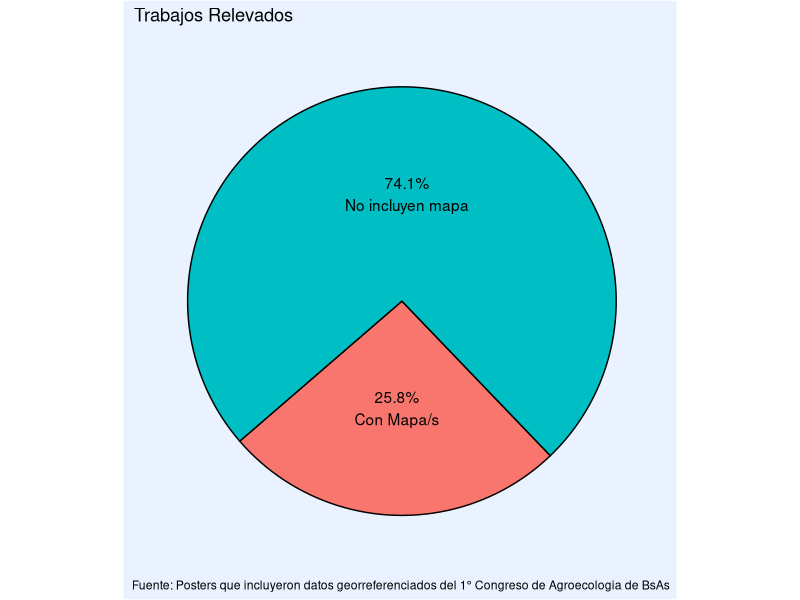
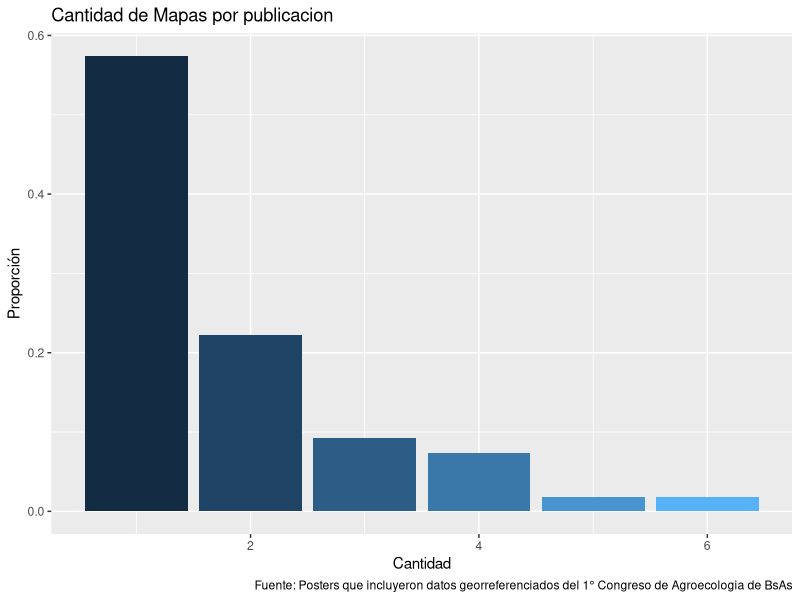
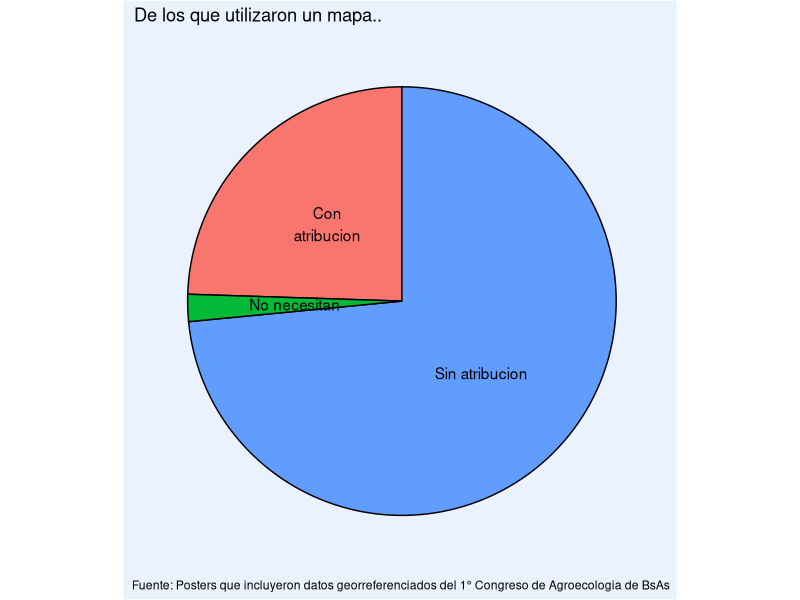
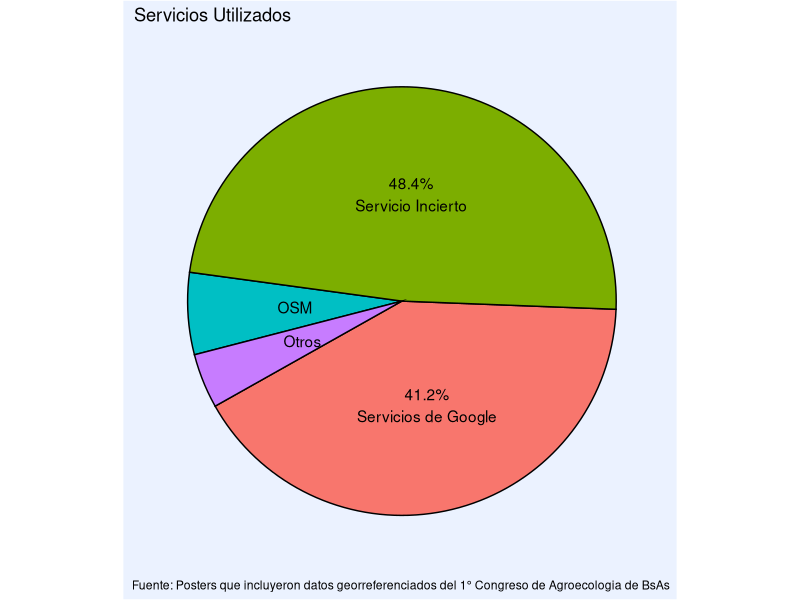

Recreate these plots in R, in order.
## ---- chunk 1
knitr::opts_chunk$set(echo = TRUE)
## ---- chunk 2
#Librerias:
library(tidyverse)
library(tibble)
library(dplyr)
library(stringr)

#Datos:
datos <- read.csv2("Analisis_Postersv4.csv", sep = "\t")
fuente <- "Fuente: Posters que incluyeron datos georreferenciados del 1° Congreso de Agroecologia de BsAs"
#Funciones 

#Funcion para pasar a frecuencia, los valores absolutos.
pasar_n_a_proporcion <- function(x){ #recibe $n | devuelve vector para colocar en $proporcion
  total <- sum(x)
  i <- 1
  for (variable in x) {
    x[i] <- x[i] / total
    i <- i +1
  }
  return(x)
}


## ---- chunk 3
#Cuantos Usaron Mapas
#Utilizo un grafico de torta, porque para mi,
#solo tiene utilidad cuando la diferencia es notoria.
cantidad_de_posters_relevados <- 209 
cantidad_de_trabajos_con_mapa <- length(datos$Posee.Mapa)
cantidad_de_trabajos_sin_mapa <- cantidad_de_posters_relevados - cantidad_de_trabajos_con_mapa

posters <- tibble(categoria = c("Con Mapa/s", "No incluyen mapa"),
                  n = c(cantidad_de_trabajos_con_mapa,
                        cantidad_de_trabajos_sin_mapa))

posters$proporcion <- pasar_n_a_proporcion(posters$n)

posters$categoria <- c("25.8%\nCon Mapa/s", "74.1%\nNo incluyen mapa")

ggplot(posters, aes(x = "", y = proporcion, fill = categoria))+
  geom_col(color = "black")+
  geom_text(aes(label = categoria), position = position_stack(vjust = 0.5))+
  coord_polar(theta = "y", start = 4)+
  labs(title  = "Trabajos Relevados", caption = fuente)+
  theme(axis.text = element_blank(),
        axis.ticks = element_blank(),
        axis.title = element_blank(),
        panel.grid = element_blank(),
        panel.background = element_rect(fill = "#ebf2ff"),
        plot.background = element_rect(fill = "#ebf2ff"),
        legend.position = "none")




## ---- chunk 4

#54 publicaciones con mapas

cantidad_de_mapas <- tibble(mapas = datos$Posee.Mapa) %>%  count(mapas)
cantidad_de_mapas$Cantidad <- c(1,2,3,4,5,6)

cantidad_de_mapas$Proporción <- pasar_n_a_proporcion(cantidad_de_mapas$n)

ggplot(cantidad_de_mapas, aes(x= Cantidad, y = Proporción, fill = Cantidad ))+
  geom_bar(stat = "identity")+
  labs(title = "Cantidad de Mapas por publicacion", caption = fuente)+
  theme(legend.position = "none")



## ---- chunk 5
#<!--   tienen atribución -->
#voy a considerar todos los mapas utilizados
con_atribucion <- tibble( tipo = datos$El.mapa.tiene.atribucion) %>%
  mutate(tipo = tolower(tipo),
         match = str_c("si", collapse = '|'),
         key_word = str_extract_all(tipo, match)) %>%
  select(-match)

con_atribucion <-  unlist(con_atribucion$key_word, use.names = FALSE) %>% length()
#21 si

#view(datos)

sin_atribucion <- tibble( tipo = datos$El.mapa.tiene.atribucion) %>%
  mutate(tipo = tolower(tipo),
         match = str_c("no", collapse = '|'),
         key_word = str_extract_all(tipo, match)) %>%
  select(-match)

sin_atribucion <- unlist(sin_atribucion$key_word, use.names = FALSE) %>% length()
#68 no

#no necesitan porque uno es un croquis elaborado, y el otro tambien
#es un croquis, pero armado entre varios personas.
no_necesitan <- 2


atribucion <- tibble(categoria = c("Con\natribucion",
                                  "Sin atribucion",
                                  "No necesitan"),
                n = c(con_atribucion, sin_atribucion, no_necesitan ))


atribucion$proporcion <- pasar_n_a_proporcion(atribucion$n)
# > atribucion$proporcion
# [1] 0.24489796 0.73469388 0.02040816


ggplot(atribucion, aes(x = "", y = proporcion, fill = categoria))+
  geom_col(color = "black")+
  geom_text(aes(label = categoria), position = position_stack(vjust = 0.5))+
  coord_polar(theta = "y", start = 0)+
  labs(title  = "De los que utilizaron un mapa..", caption = fuente)+
  theme(axis.text = element_blank(),
        axis.ticks = element_blank(),
        axis.title = element_blank(),
        panel.grid = element_blank(),
        panel.background = element_rect(fill = "#ebf2ff"),
        plot.background = element_rect(fill = "#ebf2ff"),
        legend.position = "none")


## ---- chunk 6
#<!--   de qué tipo cada uno, cuántos basados en OSM -->
#voy a considerar todos los mapas utilizados
nro_de_mapas_total <- tibble( tipo = datos$Posee.Mapa) %>%
  mutate(tipo = tolower(tipo),
         match = str_c("si", collapse = '|'),
         key_word = str_extract_all(tipo, match)) %>%
  select(-match)

nro_de_mapas_total <-  unlist(nro_de_mapas_total$key_word, use.names = FALSE) %>% length()
#97 mapas

#view(datos)

google <- tibble( tipo = datos$Servicio_empleado) %>%
  mutate(tipo = tolower(tipo),
         match = str_c("google", collapse = '|'),
         key_word = str_extract_all(tipo, match)) %>%
  select(-match)

osm <- tibble(tipo = datos$Servicio_empleado) %>% 
  mutate(tipo = tolower(tipo),
         match = str_c("osm", collapse = '|'),
         key_word = str_extract_all(tipo, match)) %>%
  select(-match)

servicio_incierto <- tibble(tipo = datos$Servicio_empleado) %>% 
  mutate(tipo = tolower(tipo),
         match = str_c("servicio_incierto", collapse = '|'),
         key_word = str_extract_all(tipo, match)) %>%
  select(-match)


google <-  unlist(google$key_word, use.names = FALSE) %>% length()
osm <-  unlist(osm$key_word, use.names = FALSE) %>% length()
servicio_incierto <- unlist(servicio_incierto$key_word, use.names = FALSE) %>% length()

otros <- nro_de_mapas_total - google - osm - servicio_incierto

servicios <- tibble(categoria = c("Servicios de Google",
                                  "OSM" ,
                                  "Servicio Incierto",
                                  "Otros"),
                n = c(google,osm,servicio_incierto,otros ))


servicios$proporcion <- pasar_n_a_proporcion(servicios$n)
#> servicios$proporcion
#[1] 0.41237113 0.06185567 0.48453608 0.04123711
servicios$categoria <-  c("41.2%\nServicios de Google",
                                  "OSM" ,
                                  "48.4%\nServicio Incierto",
                                  "Otros")


ggplot(servicios, aes(x = "", y = proporcion, fill = categoria))+
  geom_col(color = "black")+
  geom_text(aes(label = categoria), position = position_stack(vjust = 0.5))+
  coord_polar(theta = "y", start = 4.2)+
  labs(title  = "Servicios Utilizados", caption = fuente )+
  theme(axis.text = element_blank(),
        axis.ticks = element_blank(),
        axis.title = element_blank(),
        panel.grid = element_blank(),
        panel.background = element_rect(fill = "#ebf2ff"),
        plot.background = element_rect(fill = "#ebf2ff"),
        legend.position = "none")


